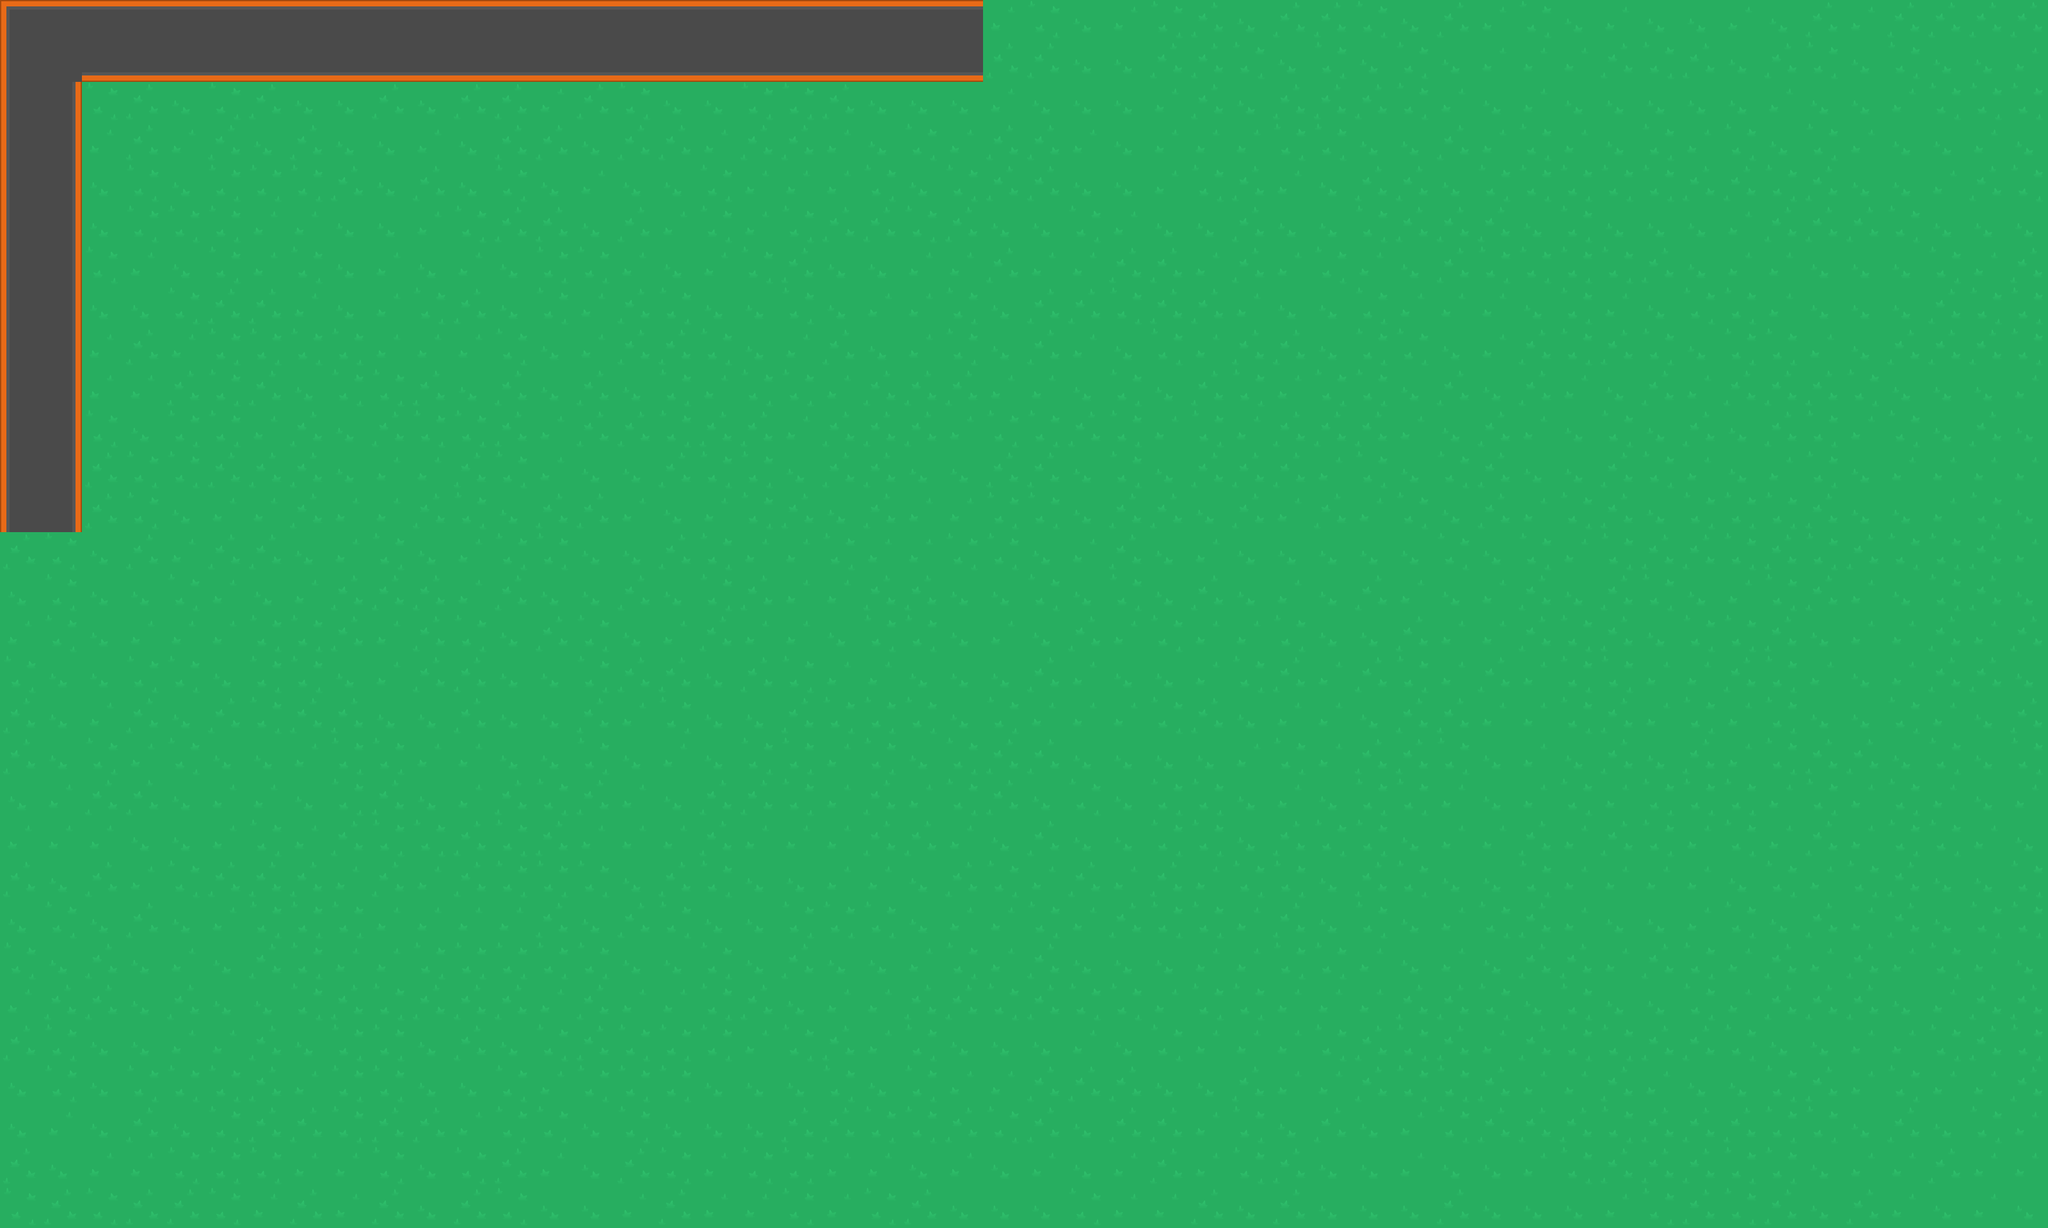

This is a level from a 2D game, rendered from its Tiled map with the project's own tilesets. A one-line summary and the complete map file follow:
An orthogonal 50x30 tile map with 64x64 px tiles, 2 tile layers (Ground, Walls).

<map version="1.0" tiledversion="1.1.5" orientation="orthogonal" renderorder="right-down" width="50" height="30" tilewidth="64" tileheight="64" infinite="0" nextobjectid="1">
 <tileset firstgid="1" name="Kenney Topdown Pack" tilewidth="64" tileheight="64" spacing="10" tilecount="540" columns="27">
  <image source="img/spritesheet_tiles.png" width="1988" height="1470" />
 </tileset>
 <layer name="Ground" width="50" height="30">
  <data encoding="csv">
4,2,4,3,1,4,3,3,2,3,1,3,2,1,4,3,3,4,3,4,1,1,1,4,3,2,4,3,2,1,4,1,1,2,4,1,3,2,4,3,4,4,3,4,1,3,1,1,1,1,
4,3,3,3,4,4,3,2,1,1,4,1,3,2,3,4,4,1,4,1,2,1,2,4,1,1,4,4,1,1,2,4,2,4,2,4,3,3,3,1,2,1,4,1,2,4,2,4,4,3,
1,1,2,1,4,2,1,4,4,1,4,1,1,3,1,2,4,4,2,2,1,4,4,4,3,4,4,4,3,1,4,1,1,1,2,3,4,3,4,4,4,4,4,3,4,4,3,2,2,2,
4,3,3,1,3,1,4,1,4,4,3,4,1,1,4,1,1,3,1,1,3,4,2,3,1,1,3,4,3,3,3,2,2,4,4,1,3,2,3,4,2,3,2,4,2,3,4,4,3,4,
3,2,4,2,4,2,2,2,1,4,1,4,2,4,3,4,4,2,3,3,3,2,4,2,1,1,4,4,3,2,1,3,4,1,1,4,2,2,2,2,2,1,1,2,1,4,4,3,1,2,
1,1,4,2,2,2,3,3,4,4,3,2,1,1,4,1,3,2,3,2,1,1,2,1,4,4,2,3,4,4,1,4,4,2,1,1,1,4,2,4,4,4,3,1,1,1,2,4,4,4,
4,2,2,3,4,2,3,2,4,3,4,3,4,2,2,3,4,3,2,1,4,4,3,3,1,3,3,1,1,3,1,3,2,3,4,1,2,2,2,2,1,4,3,3,4,4,4,2,3,1,
2,3,4,4,2,1,1,3,4,3,2,1,4,2,3,1,2,4,4,2,4,3,3,2,4,1,1,2,1,1,3,4,4,2,3,3,3,4,2,3,4,2,2,3,4,4,4,1,2,2,
3,1,3,1,3,2,2,2,2,3,3,3,2,4,3,1,1,2,4,3,1,4,3,2,4,1,3,4,2,3,1,1,4,2,2,4,3,1,2,1,2,4,2,2,3,4,1,1,1,2,
2,2,3,3,1,2,1,4,2,2,1,4,1,4,1,4,2,3,2,2,3,1,1,1,3,3,4,2,4,1,2,3,2,2,4,1,4,1,3,4,1,3,1,1,1,2,4,4,4,3,
3,4,2,4,2,2,3,1,4,1,2,2,1,3,1,1,2,1,1,3,1,1,1,3,2,2,1,2,3,2,3,1,1,1,3,4,1,3,4,2,4,1,4,1,2,3,2,4,1,4,
2,1,1,2,2,1,1,1,4,3,3,1,2,3,4,4,1,2,2,4,1,1,4,4,1,1,4,2,4,1,1,1,3,2,4,2,1,4,4,1,2,3,4,3,2,4,3,3,3,3,
3,3,1,2,4,3,3,1,3,3,1,2,4,1,1,3,4,3,2,1,4,1,3,3,2,2,4,1,1,4,1,3,1,3,2,4,1,3,2,1,4,2,2,2,1,4,4,3,2,4,
1,2,4,1,3,1,1,4,3,2,4,3,2,2,4,4,1,2,3,3,2,3,3,2,2,4,3,1,4,3,4,4,4,4,4,2,4,2,3,2,1,1,2,1,2,1,2,2,1,3,
4,2,4,4,2,3,4,3,1,1,1,3,1,4,4,1,4,2,1,3,3,1,1,4,4,2,4,2,4,1,4,3,4,1,3,4,3,1,4,1,2,4,3,2,1,3,4,2,1,4,
3,2,4,3,3,3,2,2,1,3,1,2,4,1,2,4,3,1,3,3,4,2,2,4,3,4,1,3,2,3,3,2,4,4,1,3,3,1,2,1,4,2,2,1,4,3,3,1,3,1,
2,4,4,2,2,4,2,2,4,3,1,1,4,4,2,1,1,4,1,2,3,3,4,4,4,1,3,4,4,3,2,1,3,1,2,3,1,3,2,2,3,3,1,2,3,4,3,1,1,4,
1,4,3,1,4,1,2,1,1,4,4,1,4,4,1,3,2,4,4,1,2,2,2,4,2,3,3,3,2,1,4,3,3,4,1,1,3,3,2,1,3,2,3,2,4,4,2,3,4,1,
1,4,2,3,2,4,4,3,2,2,3,3,4,4,2,4,3,4,2,2,3,2,4,2,1,1,4,4,4,4,3,2,3,1,1,2,4,3,4,1,4,1,3,2,1,1,4,2,4,2,
4,3,1,1,4,3,3,4,2,1,4,3,1,2,1,3,4,1,1,2,3,1,3,2,1,4,2,4,2,2,4,3,4,2,2,3,4,3,2,3,2,2,2,3,2,3,2,3,4,3,
3,3,3,4,4,3,2,3,1,2,2,1,2,1,3,3,3,1,3,3,3,1,1,3,4,1,4,4,2,2,4,1,2,2,4,3,3,1,3,1,2,3,2,3,1,3,2,2,3,4,
1,4,1,3,2,1,1,1,3,1,3,1,2,2,2,4,1,2,4,4,3,3,4,1,2,3,1,3,1,3,2,2,4,1,2,4,4,2,3,3,3,3,4,2,3,2,1,4,4,2,
4,2,4,1,4,3,2,2,2,3,3,3,3,1,4,1,2,4,4,2,2,2,4,3,3,2,3,1,2,2,3,1,4,2,4,3,2,1,3,4,4,3,2,4,1,3,1,4,2,2,
2,4,1,4,3,4,1,2,3,3,2,2,2,2,2,4,4,2,4,1,4,4,3,2,3,1,4,4,4,3,3,2,2,3,4,3,4,1,1,3,1,2,3,1,3,1,3,2,3,4,
3,1,1,4,1,4,4,2,1,2,1,1,1,3,1,3,3,2,1,4,3,3,1,1,2,1,2,2,3,2,2,3,3,3,1,1,2,4,2,4,4,2,3,1,1,1,4,3,1,1,
1,2,4,4,3,3,1,4,2,2,4,1,4,2,1,2,2,2,3,2,1,3,2,4,4,4,3,4,2,3,3,3,2,1,2,1,3,1,2,2,1,1,2,4,4,3,3,2,1,2,
4,2,4,2,2,2,1,3,2,2,4,4,2,3,2,2,2,4,4,4,2,4,2,3,3,1,1,1,4,4,1,3,3,1,2,2,1,3,3,1,3,4,4,2,1,3,2,3,3,1,
4,3,4,1,4,2,1,1,2,1,1,3,2,2,4,2,4,4,4,1,1,2,2,1,2,1,4,1,1,3,2,4,1,4,3,2,1,1,1,2,1,1,1,2,2,4,1,4,2,3,
1,4,3,3,2,2,2,3,3,2,4,2,1,3,4,1,2,3,2,2,3,3,4,3,4,3,4,3,1,3,2,1,4,4,3,4,4,3,2,1,1,1,2,2,4,3,3,1,3,3,
2,1,2,1,1,2,3,1,3,1,4,1,2,4,4,3,1,3,3,2,3,2,1,4,4,4,2,3,3,1,4,1,4,4,4,1,4,4,4,3,2,1,2,1,4,1,3,4,3,4
</data>
 </layer>
 <layer name="Walls" width="50" height="30">
  <data encoding="csv">
116,1610612904,1610612904,1610612904,1610612904,1610612904,1610612904,1610612904,1610612904,1610612904,1610612904,1610612904,1610612904,1610612904,1610612904,1610612904,1610612904,1610612904,1610612904,1610612904,1610612904,1610612904,1610612904,1610612904,0,0,0,0,0,0,0,0,0,0,0,0,0,0,0,0,0,0,0,0,0,0,0,0,0,0,
167,169,2684354728,2684354728,2684354728,2684354728,2684354728,2684354728,2684354728,2684354728,2684354728,2684354728,2684354728,2684354728,2684354728,2684354728,2684354728,2684354728,2684354728,2684354728,2684354728,2684354728,2684354728,2684354728,0,0,0,0,0,0,0,0,0,0,0,0,0,0,0,0,0,0,0,0,0,0,0,0,0,0,
167,168,0,0,0,0,0,0,0,0,0,0,0,0,0,0,0,0,0,0,0,0,0,0,0,0,0,0,0,0,0,0,0,0,0,0,0,0,0,0,0,0,0,0,0,0,0,0,0,0,
167,168,0,0,0,0,0,0,0,0,0,0,0,0,0,0,0,0,0,0,0,0,0,0,0,0,0,0,0,0,0,0,0,0,0,0,0,0,0,0,0,0,0,0,0,0,0,0,0,0,
167,168,0,0,0,0,0,0,0,0,0,0,0,0,0,0,0,0,0,0,0,0,0,0,0,0,0,0,0,0,0,0,0,0,0,0,0,0,0,0,0,0,0,0,0,0,0,0,0,0,
167,168,0,0,0,0,0,0,0,0,0,0,0,0,0,0,0,0,0,0,0,0,0,0,0,0,0,0,0,0,0,0,0,0,0,0,0,0,0,0,0,0,0,0,0,0,0,0,0,0,
167,168,0,0,0,0,0,0,0,0,0,0,0,0,0,0,0,0,0,0,0,0,0,0,0,0,0,0,0,0,0,0,0,0,0,0,0,0,0,0,0,0,0,0,0,0,0,0,0,0,
167,168,0,0,0,0,0,0,0,0,0,0,0,0,0,0,0,0,0,0,0,0,0,0,0,0,0,0,0,0,0,0,0,0,0,0,0,0,0,0,0,0,0,0,0,0,0,0,0,0,
167,168,0,0,0,0,0,0,0,0,0,0,0,0,0,0,0,0,0,0,0,0,0,0,0,0,0,0,0,0,0,0,0,0,0,0,0,0,0,0,0,0,0,0,0,0,0,0,0,0,
167,168,0,0,0,0,0,0,0,0,0,0,0,0,0,0,0,0,0,0,0,0,0,0,0,0,0,0,0,0,0,0,0,0,0,0,0,0,0,0,0,0,0,0,0,0,0,0,0,0,
167,168,0,0,0,0,0,0,0,0,0,0,0,0,0,0,0,0,0,0,0,0,0,0,0,0,0,0,0,0,0,0,0,0,0,0,0,0,0,0,0,0,0,0,0,0,0,0,0,0,
167,168,0,0,0,0,0,0,0,0,0,0,0,0,0,0,0,0,0,0,0,0,0,0,0,0,0,0,0,0,0,0,0,0,0,0,0,0,0,0,0,0,0,0,0,0,0,0,0,0,
167,168,0,0,0,0,0,0,0,0,0,0,0,0,0,0,0,0,0,0,0,0,0,0,0,0,0,0,0,0,0,0,0,0,0,0,0,0,0,0,0,0,0,0,0,0,0,0,0,0,
0,0,0,0,0,0,0,0,0,0,0,0,0,0,0,0,0,0,0,0,0,0,0,0,0,0,0,0,0,0,0,0,0,0,0,0,0,0,0,0,0,0,0,0,0,0,0,0,0,0,
0,0,0,0,0,0,0,0,0,0,0,0,0,0,0,0,0,0,0,0,0,0,0,0,0,0,0,0,0,0,0,0,0,0,0,0,0,0,0,0,0,0,0,0,0,0,0,0,0,0,
0,0,0,0,0,0,0,0,0,0,0,0,0,0,0,0,0,0,0,0,0,0,0,0,0,0,0,0,0,0,0,0,0,0,0,0,0,0,0,0,0,0,0,0,0,0,0,0,0,0,
0,0,0,0,0,0,0,0,0,0,0,0,0,0,0,0,0,0,0,0,0,0,0,0,0,0,0,0,0,0,0,0,0,0,0,0,0,0,0,0,0,0,0,0,0,0,0,0,0,0,
0,0,0,0,0,0,0,0,0,0,0,0,0,0,0,0,0,0,0,0,0,0,0,0,0,0,0,0,0,0,0,0,0,0,0,0,0,0,0,0,0,0,0,0,0,0,0,0,0,0,
0,0,0,0,0,0,0,0,0,0,0,0,0,0,0,0,0,0,0,0,0,0,0,0,0,0,0,0,0,0,0,0,0,0,0,0,0,0,0,0,0,0,0,0,0,0,0,0,0,0,
0,0,0,0,0,0,0,0,0,0,0,0,0,0,0,0,0,0,0,0,0,0,0,0,0,0,0,0,0,0,0,0,0,0,0,0,0,0,0,0,0,0,0,0,0,0,0,0,0,0,
0,0,0,0,0,0,0,0,0,0,0,0,0,0,0,0,0,0,0,0,0,0,0,0,0,0,0,0,0,0,0,0,0,0,0,0,0,0,0,0,0,0,0,0,0,0,0,0,0,0,
0,0,0,0,0,0,0,0,0,0,0,0,0,0,0,0,0,0,0,0,0,0,0,0,0,0,0,0,0,0,0,0,0,0,0,0,0,0,0,0,0,0,0,0,0,0,0,0,0,0,
0,0,0,0,0,0,0,0,0,0,0,0,0,0,0,0,0,0,0,0,0,0,0,0,0,0,0,0,0,0,0,0,0,0,0,0,0,0,0,0,0,0,0,0,0,0,0,0,0,0,
0,0,0,0,0,0,0,0,0,0,0,0,0,0,0,0,0,0,0,0,0,0,0,0,0,0,0,0,0,0,0,0,0,0,0,0,0,0,0,0,0,0,0,0,0,0,0,0,0,0,
0,0,0,0,0,0,0,0,0,0,0,0,0,0,0,0,0,0,0,0,0,0,0,0,0,0,0,0,0,0,0,0,0,0,0,0,0,0,0,0,0,0,0,0,0,0,0,0,0,0,
0,0,0,0,0,0,0,0,0,0,0,0,0,0,0,0,0,0,0,0,0,0,0,0,0,0,0,0,0,0,0,0,0,0,0,0,0,0,0,0,0,0,0,0,0,0,0,0,0,0,
0,0,0,0,0,0,0,0,0,0,0,0,0,0,0,0,0,0,0,0,0,0,0,0,0,0,0,0,0,0,0,0,0,0,0,0,0,0,0,0,0,0,0,0,0,0,0,0,0,0,
0,0,0,0,0,0,0,0,0,0,0,0,0,0,0,0,0,0,0,0,0,0,0,0,0,0,0,0,0,0,0,0,0,0,0,0,0,0,0,0,0,0,0,0,0,0,0,0,0,0,
0,0,0,0,0,0,0,0,0,0,0,0,0,0,0,0,0,0,0,0,0,0,0,0,0,0,0,0,0,0,0,0,0,0,0,0,0,0,0,0,0,0,0,0,0,0,0,0,0,0,
0,0,0,0,0,0,0,0,0,0,0,0,0,0,0,0,0,0,0,0,0,0,0,0,0,0,0,0,0,0,0,0,0,0,0,0,0,0,0,0,0,0,0,0,0,0,0,0,0,0
</data>
 </layer>
</map>
